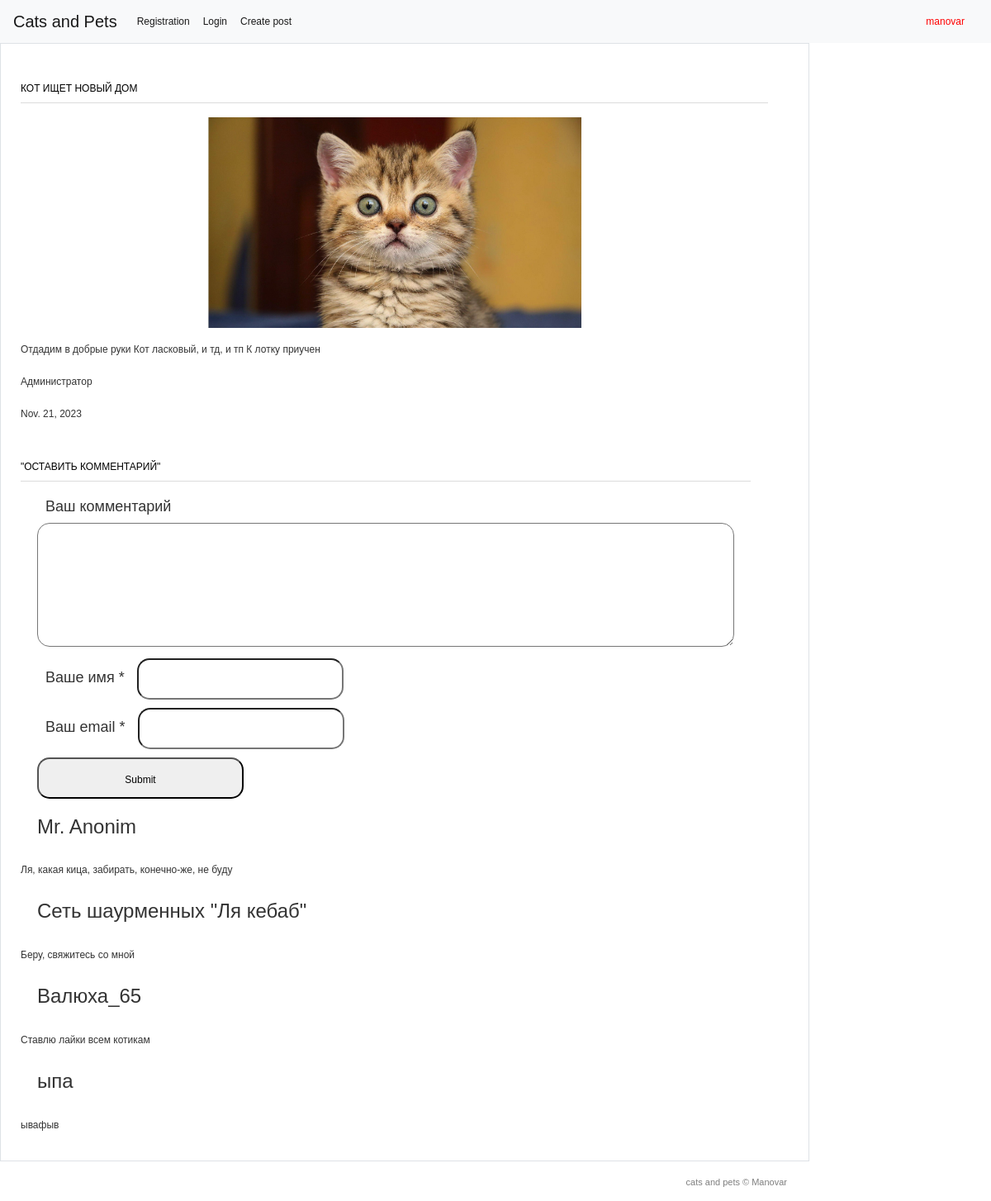
Screenshot of /3/ (signed in) with the database file from the repository.
### pets/models.py (models this page shows, shortened)
class Post(models.Model):
    title = models.CharField(max_length=200)
    description = models.TextField()
    author = models.CharField(max_length=100)
    date = models.DateField()
    img = models.ImageField(upload_to='image/%Y')
    class Meta:
        verbose_name = 'Posts'
        verbose_name_plural = 'Posts'

class Comments(models.Model):
    email = models.EmailField()
    name = models.CharField(max_length=50)
    text_comments = models.TextField(max_length=2000)
    post = models.ForeignKey(Post, verbose_name='Post', on_delete=models.CASCADE)
    class Meta:
        verbose_name = 'Comments'
        verbose_name_plural = 'Comments'

### pets/views.py (the view)
# urls.py: path('<int:pk>/', views.PostDetail.as_view()),
class PostDetail(View):
    def get(self, request, pk):
        post = Post.objects.get(id=pk)
        return render(request, 'pets/pets_detail.html', {'post':post})

### templates/pets/pets_detail.html (shortened to what this page needs)
{% extends 'base.html' %}
{% block content %}
{% load static %}
<html >
<head>
	<link rel="stylesheet" href="{% static 'css/style.css' %}" type="text/css" media="all" />
</head>
<body>
<div class="shell">
	<div class="border">
		<div id="main">
			<div id="content" class="left">
				<div class="projects">
					<h3>{{post.title}}</h3>
                  <p align="center">
                    <img src="{{ post.img.url }}" width="50%"/>
                  </p>
					<div class="item">
						<div class="text left">
							<p>{{post.description}}</p>
							<p>{{post.author}}</p>
							<p>{{post.date}}</p>
						</div>
					</div>
				</div>
			</div>
			<div class="form-comment">
				<h3>"Оставить комментарий"</h3>
				<div>
					<form action="{% url 'add_comments' post.id %}" method="post">
						<div>
							<label>Ваш комментарий</label>
							<textarea name= "text_comments"></textarea>
						</div>
						<div>
							<label>Ваше имя *</label>
							<input type="text" name="name">
						</div>
						<div>
							<label>Ваш email *</label>
							<input type="email" name="email">
						</div>
						<div>
							<input type="submit">
						</div>
					</form>
				</div>
			</div>
			<div>
				{% for comment in post.comments_set.all %}
				<div class="view-comment">
					<h4>{{ comment.name}}</h4>
				</div>
				<p>
					{{ comment.text_comments}}
				</p>
				{% endfor %}
			</div>
		</div>
	</div>
	<div id="footer">
		<p class="copy right">cats and pets &copy;  Manovar </p>
	</div>
</div>
</body>
</html>
{% endblock %}

### templates/base.html (shortened to what this page needs)
<!DOCTYPE html>
<html lang="en">
<head>
    <link rel="stylesheet" href="https://cdn.jsdelivr.net/npm/bootstrap@4.0.0/dist/css/bootstrap.min.css">
</head>
<body>
<nav class="navbar navbar-expand-lg navbar-light bg-light">
  <a class="navbar-brand" href="/">Cats and Pets</a>
  <div class="collapse navbar-collapse" id="navbarSupportedContent">
    <ul class="navbar-nav mr-auto">
      <li class="nav-item active">
        <a class="nav-link" href="/accounts/register">Registration</a>
      </li>
      <li class="nav-item active">
        <a class="nav-link" href="/accounts/login">Login</a>
      </li>
      <li class="nav-item active">
        <a class="nav-link" href="/create">Create post</a>
      </li>
    </ul>
      {% if user.is_authenticated %}
      <a class="nav-link" href="/">{{ user.username }}</a>
      {% else %}
      <a class="nav-link" href="/accounts/login">Please log in</a>
      {% endif %}
  </div>
</nav>
    <div id="content">
        {% block content %}{% endblock %}
    </div>
</body>
</html>

### static/css/style.css (style rules this page uses)
* { margin: 0; padding: 0; outline:0; }
body { font-size: 12px; line-height: 20px; font-family: Georgia, Arial, Helvetica, Sans-Serif; color: #333; background: url() repeat 0 0; }
a { color: #ff0000; text-decoration: none; cursor:pointer; }
input, textarea, select { font-family: Arial, Helvetica, sans-serif; font-size:12px; }
textarea { overflow:auto; }
.left, .alignleft { float: left; display: inline; }
.right, .alignright { float: right; display: inline; }
.shell { width: 980px; margin: 0 auto; }
.border { border: 1px solid #e8e8e8; background: #fff; position: relative; }
#main { width: 932px; padding: 37px 24px 17px 24px; }
#main h3 { font-size: 12px; line-height: 15px; color: #000; text-transform: uppercase; border-bottom: 1px solid #dbdbdb; padding: 0 0 9px 0; }
#content { width: 905px; }
.projects { padding: 10px 0 0 0; }
.projects h3 { margin: 0 0 17px 0; }
.projects .item { margin: 0 0 28px 0; }
.projects .text { width: 600px; }
.projects .text p { padding: 0 0 3px 0; }
#footer { font-family: Arial, sans-serif; font-size: 11px; line-height: 14px; color: #7f7f7f; padding: 18px 27px 20px 38px; }
.form-comment { font-size: 18px; }
.form-comment label { margin: 10px 10px; }
.form-comment input { border-radius: 15px; padding: 15px; height: 50px; width: 250px; }
.form-comment textarea { border-radius: 15px; padding: 15px; height: 150px; width: 100%; resize: vertical; }
.form-comment div { margin: 10px; }
.view-comment { margin: 10px; padding: 10px; font-size: 18px; border-radius: 15px; }

### rows the page displays
Post: title "КОТ ИЩЕТ НОВЫЙ ДОМ", img (picture), description "Отдадим в добрые руки Кот ласковый, и тд, и тп К лотку приучен", author "Администратор", date "Nov. 21, 2023"
Comments: name "Mr. Anonim", text_comments "Ля, какая кица, забирать, конечно-же, не буду"
Comments: name "Сеть шаурменных \"Ля кебаб\"", text_comments "Беру, свяжитесь со мной"
Comments: name "Валюха_65", text_comments "Ставлю лайки всем котикам"
Comments: name "ыпа", text_comments "ывафыв"

### other values shown
{{ user.username }} "manovar"
